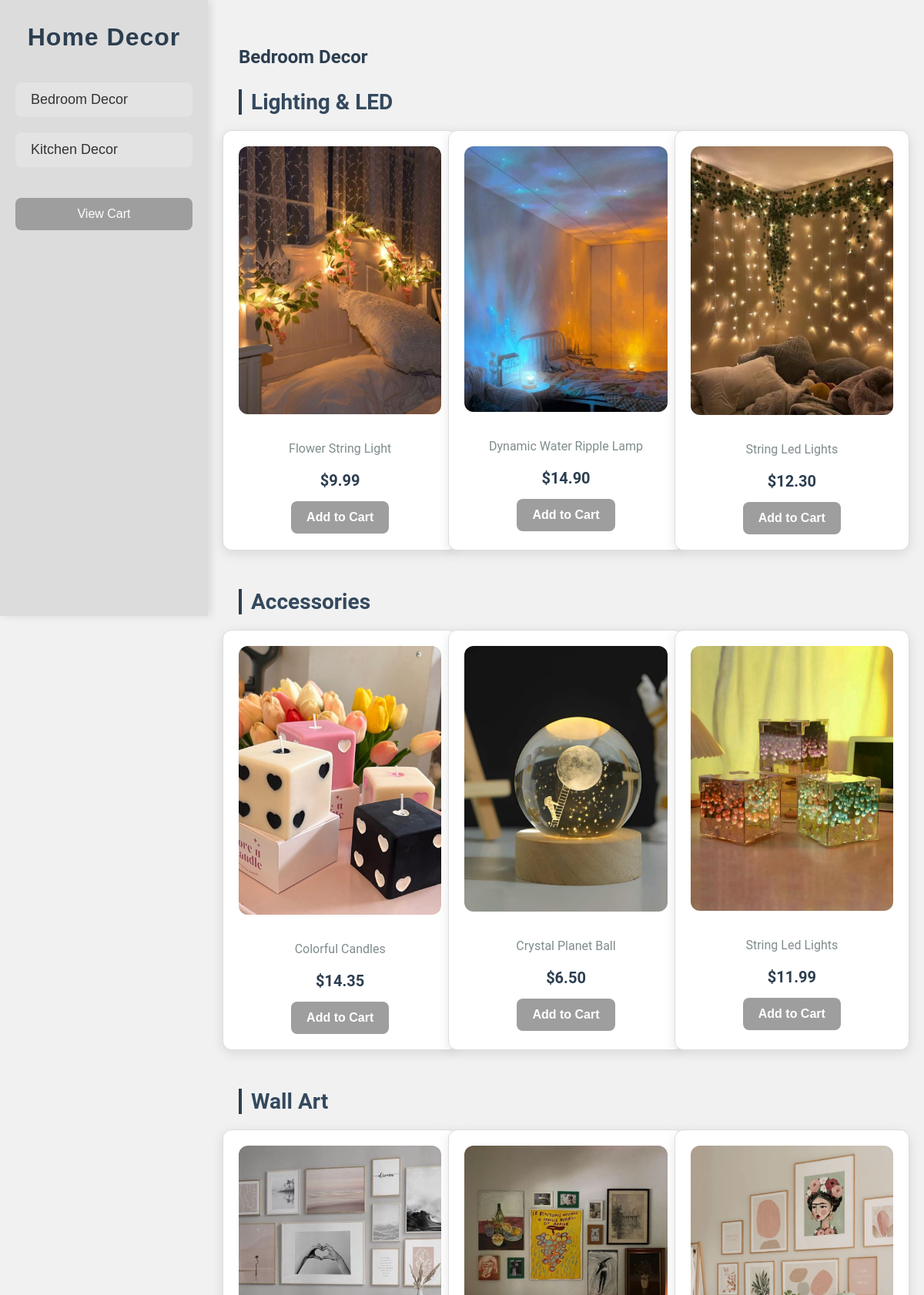
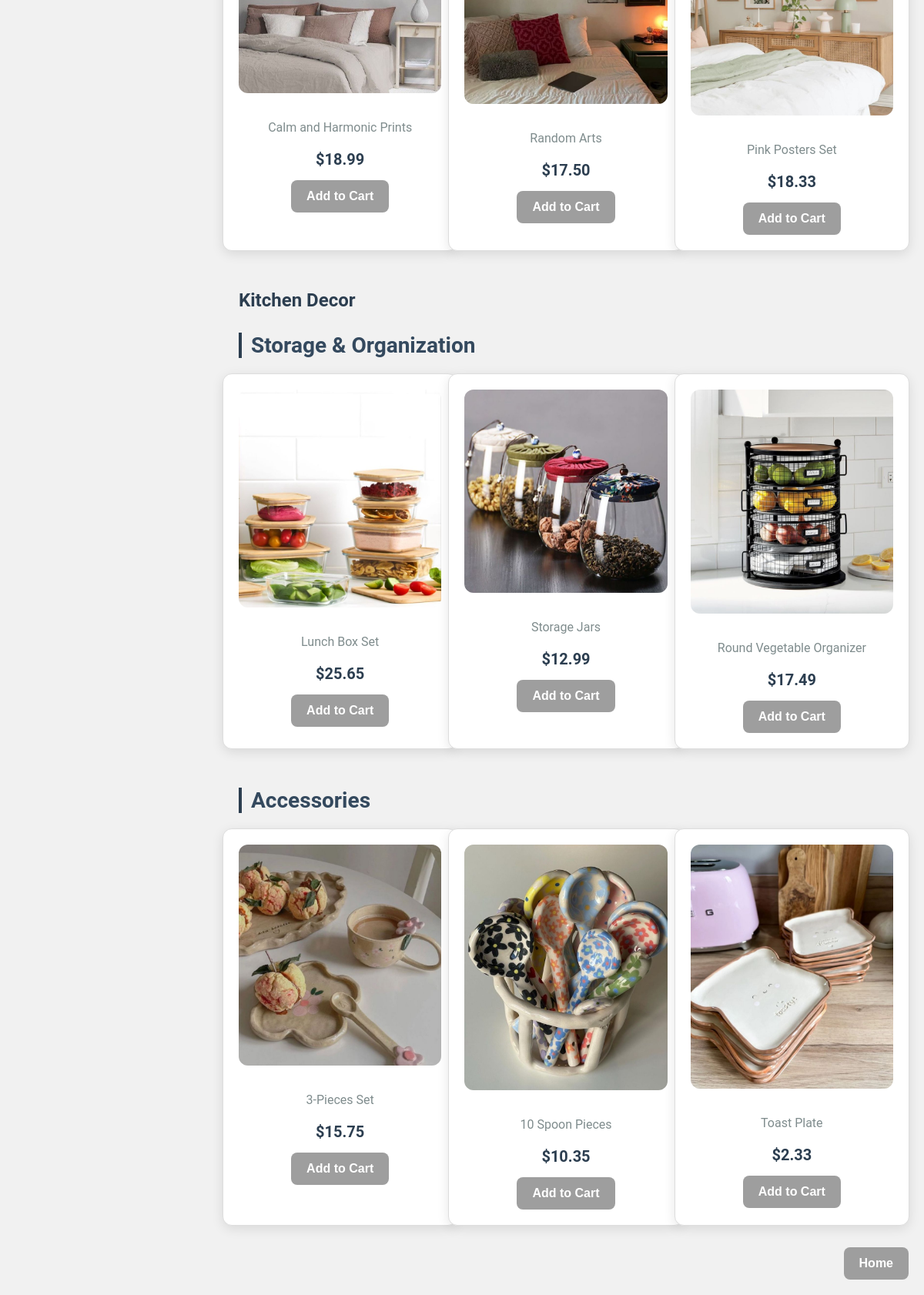
The app's page /home.php with its own data (2 pictures, top to bottom).
### tables this page shows
CREATE TABLE `products` (
  `product_id` int(11) NOT NULL,
  `name` varchar(100) DEFAULT NULL,
  `subcategory` varchar(100) DEFAULT NULL,
  `price` decimal(10,2) DEFAULT NULL,
  `image` varchar(255) DEFAULT NULL,
  `SizesAvailable` varchar(50) DEFAULT NULL,
  `stock_quantity` int(11) DEFAULT NULL,
  `category_id` int(11) DEFAULT NULL
);

### home.php (the view, shortened to what this page needs)
<?php
include('config.php');
$sql = "SELECT * FROM products";
$result = $conn->query($sql);
$products = [];
if ($result->num_rows > 0) {
    while ($row = $result->fetch_assoc()) {
        $products[] = $row;
    }
}
?>
<!DOCTYPE html>
<html lang="en">
<head>
  <link rel="stylesheet" href="home1.css">
</head>
<head>
</head>
<body>
  <div class="sidebar">
    <div class="sidebar-header">Home Decor</div>
    <nav class="sidebar-nav">
      <ul>
        <li class="category">
          <a href="#bedroom-decor">Bedroom Decor</a>
        </li>
        <li class="category">
          <a href="#kitchen-decor">Kitchen Decor</a>
        </li>
      </ul>
    </nav>
    <div id="cart">
      <a href="cart.php"><button id="viewcart-button">View Cart</button></a>
  </div>
  </div>
  <button id="back-to-home" onclick="window.location.href='index.php';"> Home
</button>
  <div class="content">
    <section id="bedroom-decor">
      <h2>Bedroom Decor</h2>
      <div class="subcategories">
        <div class="subcategory" id="lighting-led">
          <h3>Lighting & LED</h3>
          <div class="items">
            <?php
            foreach ($products as $product) {
              if ($product['subcategory'] == 'Lighting & LED') {
                echo '<div class="item">
                        <img src="images/'.$product['image'].'" alt="'.$product['name'].'">
                        <p class="description">'.$product['name'].'</p>
                        <p class="price">$'.$product['price'].'</p>
                        <button class="add-to-cart" data-product-id="'.$product['product_id'].'" data-quantity="1">Add to Cart</button>
                      </div>';
              }
            }
            ?>
          </div>
        </div>
        <div class="subcategory" id="accessories">
          <h3>Accessories</h3>
          <div class="items">
            <?php
            foreach ($products as $product) {
              if ($product['subcategory'] == 'Bedroom Accessories') {
                echo '<div class="item">
                        <img src="images/'.$product['image'].'" alt="'.$product['name'].'">
                        <p class="description">'.$product['name'].'</p>
                        <p class="price">$'.$product['price'].'</p>
                        <button class="add-to-cart" data-product-id="'.$product['product_id'].'" data-quantity="1">Add to Cart</button>
                      </div>';
              }
            }
            ?>
          </div>
        </div>
        <div class="subcategory" id="wall-art">
          <h3>Wall Art</h3>
          <div class="items">
            <?php
            foreach ($products as $product) {
              if ($product['subcategory'] == 'Wall Art') {
                echo '<div class="item">
                        <img src="images/'.$product['image'].'" alt="'.$product['name'].'">
                        <p class="description">'.$product['name'].'</p>
                        <p class="price">$'.$product['price'].'</p>
                        <button class="add-to-cart" data-product-id="'.$product['product_id'].'" data-quantity="1">Add to Cart</button>
                      </div>';
              }
            }
            ?>
          </div>
        </div>
      </div>
    </section>
    <section id="kitchen-decor">
      <h2>Kitchen Decor</h2>
      <div class="subcategories">
        <div class="subcategory" id="storage-organization">
          <h3>Storage & Organization</h3>
          <div class="items">
            <?php
            foreach ($products as $product) {
              if ($product['subcategory'] == 'Storage & Organization') {
                echo '<div class="item">
                        <img src="images/'.$product['image'].'" alt="'.$product['name'].'">
                        <p class="description">'.$product['name'].'</p>
                        <p class="price">$'.$product['price'].'</p>
                        <button class="add-to-cart" data-product-id="'.$product['product_id'].'" data-quantity="1">Add to Cart</button>
                      </div>';
              }
            }
            ?>
          </div>
        </div>
        <div class="subcategory" id="kitchen-accessories">
          <h3>Accessories</h3>
          <div class="items">
            <?php
            foreach ($products as $product) {
              if ($product['subcategory'] == 'Kitchen Accessories') {
                echo '<div class="item">
                        <img src="images/'.$product['image'].'" alt="'.$product['name'].'">
                        <p class="description">'.$product['name'].'</p>
                        <p class="price">$'.$product['price'].'</p>
                        <button class="add-to-cart" data-product-id="'.$product['product_id'].'" data-quantity="1">Add to Cart</button>
                      </div>';
              }
            }
            ?>
          </div>
        </div>
      </div>
    </section>
  </div>
</body>
</html>

### home1.css (style rules this page uses)
body { font-family: "Poppins", sans-serif; margin: 0; padding: 0; display: flex; background-color: #f1f1f1; overflow-x: hidden; }
.sidebar { width: 270px; background-color: #dcdcdc; height: 100vh; position: fixed; top: 0; left: 0; color: #333; padding: 30px 20px; box-sizing: border-box; box-shadow: 4px 0 10px rgba(0, 0, 0, 0.1); transition: transform 0.3s ease; z-index: 1; }
.sidebar-header { font-size: 32px; font-weight: 700; margin-bottom: 40px; text-align: center; color: #2c3e50; letter-spacing: 1px; }
.sidebar-nav ul { list-style: none; padding: 0; }
.sidebar-nav ul li { margin-bottom: 20px; }
.sidebar-nav ul li a { color: #333; text-decoration: none; font-size: 18px; font-weight: 500; padding: 12px 20px; display: block; background-color: rgba(255, 255, 255, 0.2); border-radius: 8px; transition: all 0.3s ease; }
.category { position: relative; }
.content { margin-left: 270px; padding: 40px; width: calc(100% - 270px); font-family: "Roboto", sans-serif; color: #2c3e50; transition: margin-left 0.3s ease; }
.subcategory { margin-bottom: 50px; }
.subcategory h3 { font-size: 28px; margin-bottom: 20px; color: #34495e; border-left: 4px solid #2c3e50; padding-left: 12px; }
.items { display: grid; grid-template-columns: repeat(3, 1fr); gap: 30px; justify-items: center; }
.item { background-color: #ffffff; padding: 20px; border-radius: 12px; border: 1px solid #ddd; width: 100%; text-align: center; transition: all 0.3s ease; box-shadow: 0 4px 15px rgba(0, 0, 0, 0.1); }
.item img { width: 100%; height: auto; border-radius: 12px; margin-bottom: 15px; }
.item .description { font-size: 16px; color: #7f8c8d; margin-bottom: 10px; }
.item .price { font-size: 20px; color: #2c3e50; font-weight: bold; margin-bottom: 15px; }
.add-to-cart { background-color: #9e9e9e; color: white; border: none; padding: 12px 20px; border-radius: 8px; font-size: 16px; font-weight: bold; cursor: pointer; transition: all 0.3s ease; }
#viewcart-button { width: 100%; padding: 12px; background-color: #9e9e9e; color: white; border: none; border-radius: 8px; font-size: 16px; cursor: pointer; transition: all 0.3s ease; margin-top: 20px; }

### home.php (style rules this page uses)
#back-to-home { position: fixed; bottom: 20px; right: 20px; background-color:#9e9e9e; color: white; padding: 12px 20px; border-radius: 8px; font-size: 16px; font-weight: bold; border: none; cursor: pointer; transition: background-color 0.3s ease, transform 0.3s ease; z-index: 1000; }
html { scroll-behavior: smooth; }

### records on screen
products: image (picture), name "Flower String Light", price "9.99"
products: image (picture), name "Dynamic Water Ripple Lamp", price "14.90"
products: image (picture), name "String Led Lights", price "12.30"
products: image (picture), name "Colorful Candles", price "14.35"
products: image (picture), name "Crystal Planet Ball", price "6.50"
products: image (picture), name "String Led Lights", price "11.99"
products: image (picture), name "Calm and Harmonic Prints", price "18.99"
products: image (picture), name "Random Arts", price "17.50"
products: image (picture), name "Pink Posters Set", price "18.33"
products: image (picture), name "Lunch Box Set", price "25.65"
products: image (picture), name "Storage Jars", price "12.99"
products: image (picture), name "Round Vegetable Organizer", price "17.49"
products: image (picture), name "3-Pieces Set", price "15.75"
products: image (picture), name "10 Spoon Pieces", price "10.35"
products: image (picture), name "Toast Plate", price "2.33"
